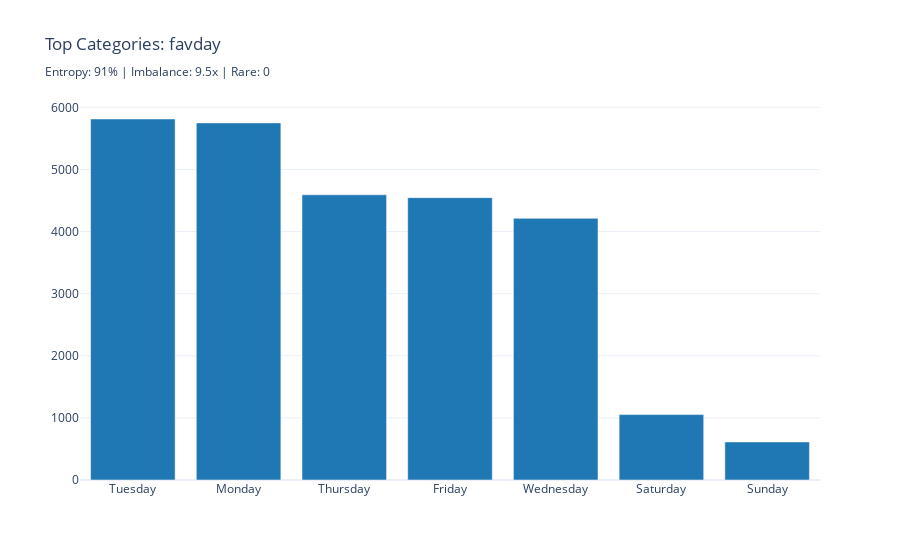
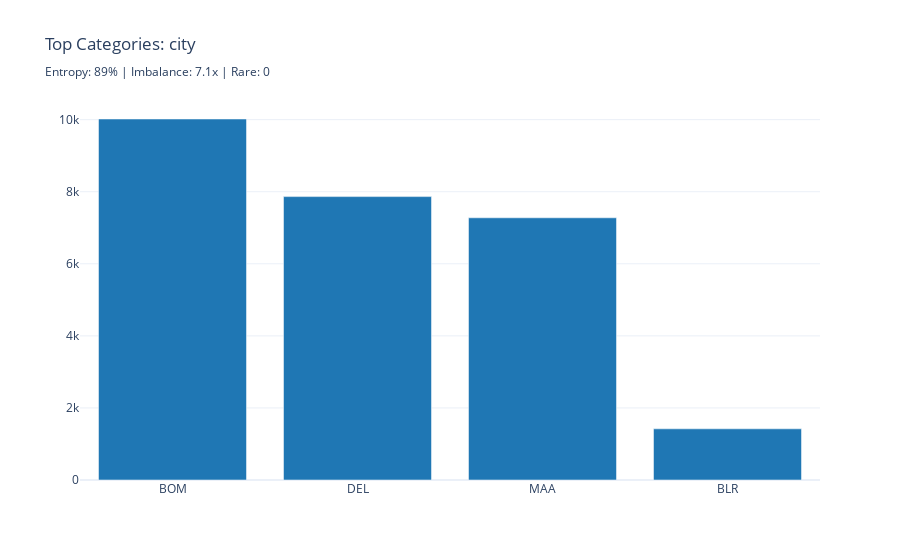

Notebook source saved alongside these figures, in order:
### Markdown cell above
## 2.6 Categorical Columns Analysis

**📖 Distribution Metrics (Analogues to Numeric Skewness/Kurtosis):**

| Metric | Interpretation | Action |
|--------|---------------|--------|
| **Imbalance Ratio** | Largest / Smallest category count | > 10: Consider grouping rare categories |
| **Entropy** | Diversity measure (0 = one category, higher = more uniform) | Low entropy: May need stratified sampling |
| **Top-3 Concentration** | % of data in top 3 categories | > 90%: Rare categories may cause issues |
| **Rare Category %** | Categories with < 1% of data | High %: Group into "Other" category |

**📖 Encoding Recommendations:**
- **Low cardinality (≤5)** → One-hot encoding
- **Medium cardinality (6-20)** → One-hot or Target encoding
- **High cardinality (>20)** → Target encoding or Frequency encoding
- **Cyclical (days, months)** → Sin/Cos encoding

**⚠️ Common Issues:**
- Rare categories can cause overfitting with one-hot encoding
- High cardinality + one-hot = feature explosion
- Imbalanced categories may need special handling in train/test splits

### Code cell
# Use framework's CategoricalDistributionAnalyzer
cat_analyzer = CategoricalDistributionAnalyzer()

categorical_cols = [
    name for name, col in findings.columns.items()
    if col.inferred_type in [ColumnType.CATEGORICAL_NOMINAL, ColumnType.CATEGORICAL_ORDINAL, ColumnType.CATEGORICAL_CYCLICAL]
    and col.inferred_type != ColumnType.TEXT  # TEXT columns processed separately in 02a
    and name not in TEMPORAL_METADATA_COLS
]

# Analyze all categorical columns
cat_analyses = cat_analyzer.analyze_dataframe(df, categorical_cols)

# Get encoding recommendations
cyclical_cols = [name for name, col in findings.columns.items() 
                 if col.inferred_type == ColumnType.CATEGORICAL_CYCLICAL]
cat_recommendations = cat_analyzer.get_all_recommendations(df, categorical_cols, cyclical_columns=cyclical_cols)

for col_name in categorical_cols:
    col_info = findings.columns[col_name]
    analysis = cat_analyses.get(col_name)
    rec = next((r for r in cat_recommendations if r.column_name == col_name), None)
    
    print(f"\n{'='*70}")
    print(f"Column: {col_name}")
    print(f"Type: {col_info.inferred_type.value} (Confidence: {col_info.confidence:.0%})")
    print(f"-" * 70)
    
    if analysis:
        print(f"\n📊 Distribution Metrics:")
        print(f"   Categories: {analysis.category_count}")
        print(f"   Imbalance Ratio: {analysis.imbalance_ratio:.1f}x (largest/smallest)")
        print(f"   Entropy: {analysis.entropy:.2f} ({analysis.normalized_entropy*100:.0f}% of max)")
        print(f"   Top-1 Concentration: {analysis.top1_concentration:.1f}%")
        print(f"   Top-3 Concentration: {analysis.top3_concentration:.1f}%")
        print(f"   Rare Categories (<1%): {analysis.rare_category_count}")
        
        # Interpretation
        print(f"\n📈 Interpretation:")
        if analysis.has_low_diversity:
            print(f"   ⚠️ LOW DIVERSITY: Distribution dominated by few categories")
        elif analysis.normalized_entropy > 0.9:
            print(f"   ✓ HIGH DIVERSITY: Categories are relatively balanced")
        else:
            print(f"   ✓ MODERATE DIVERSITY: Some category dominance but acceptable")
        
        if analysis.imbalance_ratio > 100:
            print(f"   🔴 SEVERE IMBALANCE: Rarest category has very few samples")
        elif analysis.is_imbalanced:
            print(f"   🟡 MODERATE IMBALANCE: Consider grouping rare categories")
        
        # Recommendations
        if rec:
            print(f"\n🔧 Recommendations:")
            print(f"   Encoding: {rec.encoding_type.value}")
            print(f"   Reason: {rec.reason}")
            print(f"   Priority: {rec.priority}")
            
            if rec.preprocessing_steps:
                print(f"   Preprocessing:")
                for step in rec.preprocessing_steps:
                    print(f"      • {step}")
            
            if rec.warnings:
                for warn in rec.warnings:
                    print(f"   ⚠️ {warn}")
    
    # Visualization
    value_counts = df[col_name].value_counts()
    subtitle = f"Entropy: {analysis.normalized_entropy*100:.0f}% | Imbalance: {analysis.imbalance_ratio:.1f}x | Rare: {analysis.rare_category_count}" if analysis else ""
    fig = charts.bar_chart(
        value_counts.head(10).index.tolist(), 
        value_counts.head(10).values.tolist(),
        title=f"Top Categories: {col_name}<br><sub>{subtitle}</sub>"
    )
    display_figure(fig)

# Summary table and add recommendations to registry
if cat_analyses:
    print("\n" + "=" * 70)
    print("CATEGORICAL COLUMNS SUMMARY")
    print("=" * 70)
    summary_data = []
    for col_name, analysis in cat_analyses.items():
        rec = next((r for r in cat_recommendations if r.column_name == col_name), None)
        summary_data.append({
            "Column": col_name,
            "Categories": analysis.category_count,
            "Imbalance": f"{analysis.imbalance_ratio:.1f}x",
            "Entropy": f"{analysis.normalized_entropy*100:.0f}%",
            "Top-3 Conc.": f"{analysis.top3_concentration:.1f}%",
            "Rare (<1%)": analysis.rare_category_count,
            "Encoding": rec.encoding_type.value if rec else "N/A"
        })
        
        # Add encoding recommendation to Gold layer
        if rec and registry.gold:
            registry.add_gold_encoding(
                column=col_name,
                method=rec.encoding_type.value,
                rationale=rec.reason,
                source_notebook="02_column_deep_dive"
            )
    
    display_table(pd.DataFrame(summary_data))
    
    if registry.gold:
        print(f"\n✅ Added {len(cat_recommendations)} encoding recommendations to Gold layer")

### Figure 1 — Plotly figure (JSON) as saved in the notebook; plotly's stock layout.template omitted (floating-point values rounded to 4 significant figures)
{"data": [{"marker": {"color": "#1f77b4"}, "type": "bar", "x": ["Tuesday", "Monday", "Thursday", "Friday", "Wednesday", "Saturday", "Sunday"], "y": [5812, 5749, 4592, 4546, 4213, 1053, 613]}], "layout": {"title": {"text": "Top Categories: favday<br><sub>Entropy: 91% | Imbalance: 9.5x | Rare: 0</sub>"}, "xaxis": {"title": {}}, "yaxis": {"title": {}}}}

### Figure 2 — Plotly figure (JSON) as saved in the notebook; plotly's stock layout.template omitted (floating-point values rounded to 4 significant figures)
{"data": [{"marker": {"color": "#1f77b4"}, "type": "bar", "x": ["BOM", "DEL", "MAA", "BLR"], "y": [10018, 7864, 7276, 1420]}], "layout": {"title": {"text": "Top Categories: city<br><sub>Entropy: 89% | Imbalance: 7.1x | Rare: 0</sub>"}, "xaxis": {"title": {}}, "yaxis": {"title": {}}}}
